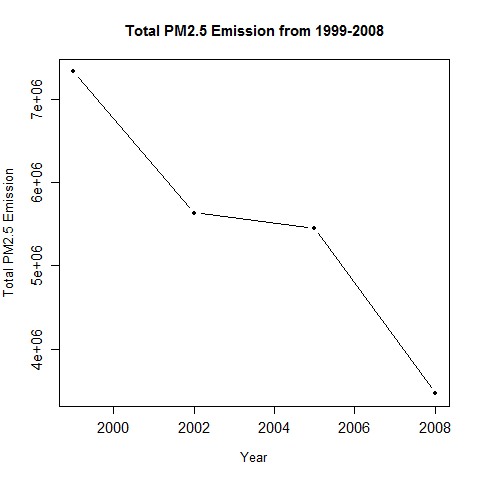

The script that saved this image:
# Question 1:
# Have total emissions from PM2.5 decreased in the United States from 1999 to 2008? 
# Using the base plotting system, make a plot showing the total PM2.5 emission from all sources for each of the years 1999, 2002, 2005, and 2008.


# ========== Load data ==========
source('~/R/Data Science/getDataset.R')


# ========== Prep Data ==========
# Sum the data according to the year
newNEI <- aggregate(Emissions ~ year, data = NEI, sum)


# ========== Plot figure ==========
# Plot figure plot1.png
png(filename = "plot1.png")
# Change the font size of the title and labels
par(ps = 15, cex = 1, cex.main = 1, cex.lab = 0.85)

# Plot
plot(newNEI$year, newNEI$Emissions, type = "b", pch = 20,
     main = "Total PM2.5 Emission from 1999-2008",
     xlab = "Year", ylab = "Total PM2.5 Emission")

# Turn off the device
dev.off()